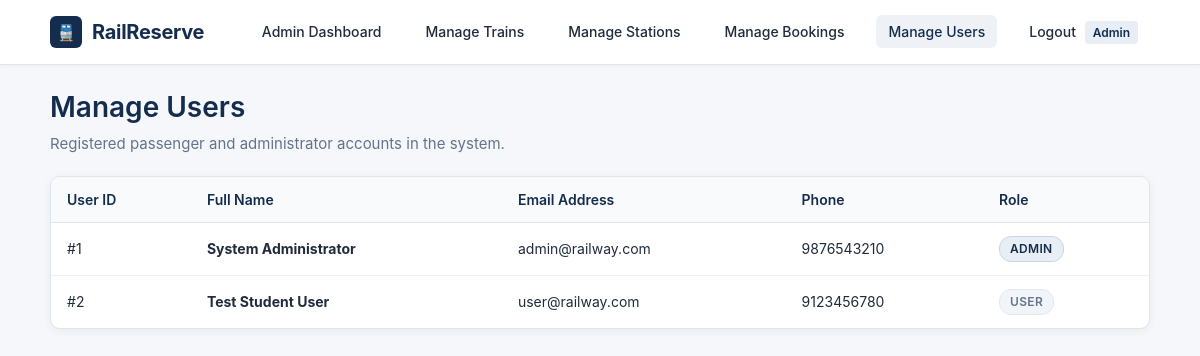
The page /admin/manage-users.php (signed in) on the database its author committed.
### tables this page shows
CREATE TABLE IF NOT EXISTS `users` (
    `user_id` INT AUTO_INCREMENT PRIMARY KEY,
    `full_name` VARCHAR(100) NOT NULL,
    `email` VARCHAR(150) NOT NULL UNIQUE,
    `password` VARCHAR(255) NOT NULL,
    `phone` VARCHAR(15) DEFAULT NULL,
    `role` ENUM('USER', 'ADMIN') NOT NULL DEFAULT 'USER'
);

### admin/manage-users.php (the view, shortened to what this page needs)
<?php
require_once __DIR__ . '/../config/db.php';
$errors = [];
$users = [];
try {
    $stmt = $pdo->query("SELECT user_id, full_name, email, phone, role FROM users ORDER BY user_id ASC");
    $users = $stmt->fetchAll();
} catch (PDOException $e) {
    $errors[] = "Error loading users: " . $e->getMessage();
}
?>
<!DOCTYPE html>
<html lang="en">
<head>
    <link rel="stylesheet" href="<?= BASE_PATH ?>/css/style.css">
</head>
<body>
    <?php require_once __DIR__ . '/../includes/navbar.php'; ?>
    <main class="container">
        <div style="margin-bottom: 20px;">
            <h1>Manage Users</h1>
            <p style="color: var(--color-muted);">Registered passenger and administrator accounts in the system.</p>
        </div>
        <div class="table-container">
            <table class="data-table">
                <thead>
                    <tr>
                        <th>User ID</th>
                        <th>Full Name</th>
                        <th>Email Address</th>
                        <th>Phone</th>
                        <th>Role</th>
                    </tr>
                </thead>
                <tbody>
                    <?php if (empty($users)): ?>
                        <tr>
                            <td colspan="5" class="empty-state">No users registered yet.</td>
                        </tr>
                    <?php else: ?>
                        <?php foreach ($users as $u): ?>
                            <tr>
                                <td>#<?= htmlspecialchars($u['user_id']) ?></td>
                                <td><strong><?= htmlspecialchars($u['full_name']) ?></strong></td>
                                <td><?= htmlspecialchars($u['email']) ?></td>
                                <td><?= !empty($u['phone']) ? htmlspecialchars($u['phone']) : '<span style="color:var(--color-muted);">Not provided</span>' ?></td>
                                <td>
                                    <?php if ($u['role'] === 'ADMIN'): ?>
                                        <span class="badge badge-admin">Admin</span>
                                    <?php else: ?>
                                        <span class="badge badge-user">User</span>
                                    <?php endif; ?>
                                </td>
                            </tr>
                        <?php endforeach; ?>
                    <?php endif; ?>
                </tbody>
            </table>
        </div>
    </main>
</body>
</html>

### css/style.css (style rules this page uses)
:root { --color-primary: #142D4E; --color-primary-hover: #23466D; --color-page: #F5F7FA; --color-surface: #FFFFFF; --color-text: #202B3C; --color-muted: #64748B; --color-border: #DFE5EC; --color-border-light: #EEF2F6; --color-success: #16834A; --color-success-bg: #EAF7EE; --color-danger: #C43D42; --color-danger-bg: #FDF2F2; --color-warning: #B7791F; --radius-sm: 6px; --radius-md: 10px; --radius-lg: 14px; --shadow-card: 0 2px 10px rgba(20, 45, 78, 0.06); --shadow-hover: 0 4px 16px rgba(20, 45, 78, 0.1); --shadow-modal: 0 10px 30px rgba(20, 45, 78, 0.2); }
*, *::before, *::after { box-sizing: border-box; margin: 0; padding: 0; }
body { font-family: -apple-system, BlinkMacSystemFont, "Segoe UI", Roboto, Helvetica, Arial, sans-serif; background-color: var(--color-page); color: var(--color-text); line-height: 1.5; font-size: 15px; min-height: 100vh; display: flex; flex-direction: column; }
h1, h2, h3, h4, h5, h6 { color: var(--color-primary); font-weight: 600; line-height: 1.3; }
h1 { font-size: 1.75rem; margin-bottom: 0.5rem; }
p { margin-bottom: 0.75rem; }
.container { max-width: 1140px; width: 100%; margin: 24px auto; padding: 0 20px; flex: 1; }
.table-container { background: var(--color-surface); border: 1px solid var(--color-border); border-radius: var(--radius-md); overflow-x: auto; box-shadow: var(--shadow-card); margin-bottom: 24px; }
.data-table { width: 100%; border-collapse: collapse; text-align: left; font-size: 14px; }
.data-table th { background-color: #F8FAFC; color: var(--color-primary); font-weight: 600; padding: 12px 16px; border-bottom: 1px solid var(--color-border); white-space: nowrap; }
.data-table td { padding: 13px 16px; border-bottom: 1px solid var(--color-border-light); color: var(--color-text); vertical-align: middle; }
.data-table tr:last-child td { border-bottom: none; }
.badge { display: inline-block; padding: 3px 10px; border-radius: 12px; font-size: 12px; font-weight: 600; text-transform: uppercase; letter-spacing: 0.3px; }
.badge-admin { background-color: #E8EEF5; color: var(--color-primary); border: 1px solid #CBD5E1; }
.badge-user { background-color: #F1F5F9; color: var(--color-muted); border: 1px solid #E2E8F0; }

### rows shown on the page
users: user_id "1", full_name "System Administrator", email "admin@railway.com", phone "9876543210", role "ADMIN"
users: user_id "2", full_name "Test Student User", email "user@railway.com", phone "9123456780", role "USER"
